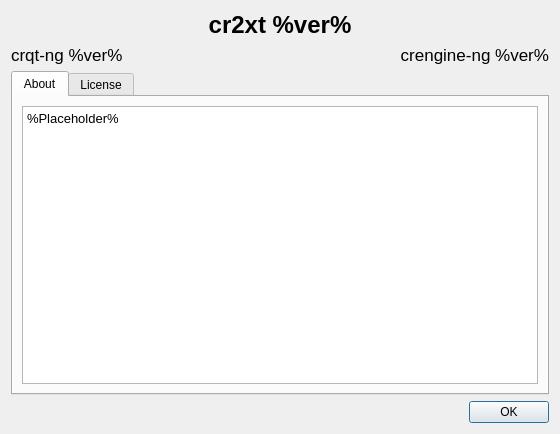
<?xml version="1.0" encoding="UTF-8"?>
<ui version="4.0">
 <class>AboutDialog</class>
 <widget class="QDialog" name="AboutDialog">
  <property name="geometry">
   <rect>
    <x>0</x>
    <y>0</y>
    <width>560</width>
    <height>434</height>
   </rect>
  </property>
  <property name="minimumSize">
   <size>
    <width>500</width>
    <height>350</height>
   </size>
  </property>
  <property name="windowTitle">
   <string>About crqt-ng</string>
  </property>
  <layout class="QVBoxLayout" name="verticalLayout_2">
   <item>
    <layout class="QVBoxLayout" name="verticalLayout">
     <item>
      <widget class="QLabel" name="lblCr2xtVersion">
       <property name="font">
        <font>
         <pointsize>18</pointsize>
         <bold>true</bold>
        </font>
       </property>
       <property name="text">
        <string notr="true">cr2xt %ver%</string>
       </property>
       <property name="alignment">
        <set>Qt::AlignCenter</set>
       </property>
      </widget>
     </item>
     <item>
      <layout class="QHBoxLayout" name="horizontalLayout_2">
       <item>
        <widget class="QLabel" name="lblVersion">
         <property name="font">
          <font>
           <pointsize>13</pointsize>
          </font>
         </property>
         <property name="text">
          <string notr="true">crqt-ng %ver%</string>
         </property>
        </widget>
       </item>
       <item>
        <widget class="QLabel" name="lblcrengineVersion">
         <property name="font">
          <font>
           <pointsize>13</pointsize>
          </font>
         </property>
         <property name="text">
          <string notr="true">crengine-ng %ver%</string>
         </property>
         <property name="alignment">
          <set>Qt::AlignRight|Qt::AlignTrailing|Qt::AlignVCenter</set>
         </property>
        </widget>
       </item>
      </layout>
     </item>
     <item>
      <widget class="QTabWidget" name="tabWidget">
       <property name="currentIndex">
        <number>0</number>
       </property>
       <widget class="QWidget" name="tabMain">
        <attribute name="title">
         <string>About</string>
        </attribute>
        <layout class="QHBoxLayout" name="horizontalLayout">
         <item>
          <widget class="QTextBrowser" name="textBrowser">
           <property name="html">
            <string notr="true">&lt;!DOCTYPE HTML PUBLIC &quot;-//W3C//DTD HTML 4.0//EN&quot; &quot;http://www.w3.org/TR/REC-html40/strict.dtd&quot;&gt;
&lt;html&gt;&lt;head&gt;&lt;meta name=&quot;qrichtext&quot; content=&quot;1&quot; /&gt;&lt;style type=&quot;text/css&quot;&gt;
p, li { white-space: pre-wrap; }
&lt;/style&gt;&lt;/head&gt;&lt;body style=&quot; font-family:'Noto Sans'; font-size:10pt; font-weight:400; font-style:normal;&quot;&gt;
&lt;p style=&quot; margin-top:0px; margin-bottom:0px; margin-left:0px; margin-right:0px; -qt-block-indent:0; text-indent:0px;&quot;&gt;%Placeholder%&lt;/p&gt;&lt;/body&gt;&lt;/html&gt;</string>
           </property>
           <property name="openExternalLinks">
            <bool>true</bool>
           </property>
          </widget>
         </item>
        </layout>
       </widget>
       <widget class="QWidget" name="tabLicense">
        <attribute name="title">
         <string>License</string>
        </attribute>
        <layout class="QVBoxLayout" name="verticalLayout_3">
         <item>
          <widget class="QPlainTextEdit" name="plainTextEdit">
           <property name="verticalScrollBarPolicy">
            <enum>Qt::ScrollBarAlwaysOn</enum>
           </property>
           <property name="horizontalScrollBarPolicy">
            <enum>Qt::ScrollBarAsNeeded</enum>
           </property>
           <property name="lineWrapMode">
            <enum>QPlainTextEdit::NoWrap</enum>
           </property>
           <property name="readOnly">
            <bool>true</bool>
           </property>
           <property name="plainText">
            <string notr="true">		    GNU GENERAL PUBLIC LICENSE
		       Version 2, June 1991

 Copyright (C) 1989, 1991 Free Software Foundation, Inc.
                       59 Temple Place, Suite 330, Boston, MA  02111-1307  USA
 Everyone is permitted to copy and distribute verbatim copies
 of this license document, but changing it is not allowed.

			    Preamble

  The licenses for most software are designed to take away your
freedom to share and change it.  By contrast, the GNU General Public
License is intended to guarantee your freedom to share and change free
software--to make sure the software is free for all its users.  This
General Public License applies to most of the Free Software
Foundation's software and to any other program whose authors commit to
using it.  (Some other Free Software Foundation software is covered by
the GNU Library General Public License instead.)  You can apply it to
your programs, too.

  When we speak of free software, we are referring to freedom, not
price.  Our General Public Licenses are designed to make sure that you
have the freedom to distribute copies of free software (and charge for
this service if you wish), that you receive source code or can get it
if you want it, that you can change the software or use pieces of it
in new free programs; and that you know you can do these things.

  To protect your rights, we need to make restrictions that forbid
anyone to deny you these rights or to ask you to surrender the rights.
These restrictions translate to certain responsibilities for you if you
distribute copies of the software, or if you modify it.

  For example, if you distribute copies of such a program, whether
gratis or for a fee, you must give the recipients all the rights that
you have.  You must make sure that they, too, receive or can get the
source code.  And you must show them these terms so they know their
rights.

  We protect your rights with two steps: (1) copyright the software, and
(2) offer you this license which gives you legal permission to copy,
distribute and/or modify the software.

  Also, for each author's protection and ours, we want to make certain
that everyone understands that there is no warranty for this free
software.  If the software is modified by someone else and passed on, we
want its recipients to know that what they have is not the original, so
that any problems introduced by others will not reflect on the original
authors' reputations.

  Finally, any free program is threatened constantly by software
patents.  We wish to avoid the danger that redistributors of a free
program will individually obtain patent licenses, in effect making the
program proprietary.  To prevent this, we have made it clear that any
patent must be licensed for everyone's free use or not licensed at all.

  The precise terms and conditions for copying, distribution and
modification follow.

		    GNU GENERAL PUBLIC LICENSE
   TERMS AND CONDITIONS FOR COPYING, DISTRIBUTION AND MODIFICATION

  0. This License applies to any program or other work which contains
a notice placed by the copyright holder saying it may be distributed
under the terms of this General Public License.  The &quot;Program&quot;, below,
refers to any such program or work, and a &quot;work based on the Program&quot;
means either the Program or any derivative work under copyright law:
that is to say, a work containing the Program or a portion of it,
either verbatim or with modifications and/or translated into another
language.  (Hereinafter, translation is included without limitation in
the term &quot;modification&quot;.)  Each licensee is addressed as &quot;you&quot;.

Activities other than copying, distribution and modification are not
covered by this License; they are outside its scope.  The act of
running the Program is not restricted, and the output from the Program
is covered only if its contents constitute a work based on the
Program (independent of having been made by running the Program).
Whether that is true depends on what the Program does.

  1. You may copy and distribute verbatim copies of the Program's
source code as you receive it, in any medium, provided that you
conspicuously and appropriately publish on each copy an appropriate
copyright notice and disclaimer of warranty; keep intact all the
notices that refer to this License and to the absence of any warranty;
and give any other recipients of the Program a copy of this License
along with the Program.

You may charge a fee for the physical act of transferring a copy, and
you may at your option offer warranty protection in exchange for a fee.

  2. You may modify your copy or copies of the Program or any portion
of it, thus forming a work based on the Program, and copy and
distribute such modifications or work under the terms of Section 1
above, provided that you also meet all of these conditions:

    a) You must cause the modified files to carry prominent notices
    stating that you changed the files and the date of any change.

    b) You must cause any work that you distribute or publish, that in
    whole or in part contains or is derived from the Program or any
    part thereof, to be licensed as a whole at no charge to all third
    parties under the terms of this License.

    c) If the modified program normally reads commands interactively
    when run, you must cause it, when started running for such
    interactive use in the most ordinary way, to print or display an
    announcement including an appropriate copyright notice and a
    notice that there is no warranty (or else, saying that you provide
    a warranty) and that users may redistribute the program under
    these conditions, and telling the user how to view a copy of this
    License.  (Exception: if the Program itself is interactive but
    does not normally print such an announcement, your work based on
    the Program is not required to print an announcement.)

These requirements apply to the modified work as a whole.  If
identifiable sections of that work are not derived from the Program,
and can be reasonably considered independent and separate works in
themselves, then this License, and its terms, do not apply to those
sections when you distribute them as separate works.  But when you
distribute the same sections as part of a whole which is a work based
on the Program, the distribution of the whole must be on the terms of
this License, whose permissions for other licensees extend to the
entire whole, and thus to each and every part regardless of who wrote it.

Thus, it is not the intent of this section to claim rights or contest
your rights to work written entirely by you; rather, the intent is to
exercise the right to control the distribution of derivative or
collective works based on the Program.

In addition, mere aggregation of another work not based on the Program
with the Program (or with a work based on the Program) on a volume of
a storage or distribution medium does not bring the other work under
the scope of this License.

  3. You may copy and distribute the Program (or a work based on it,
under Section 2) in object code or executable form under the terms of
Sections 1 and 2 above provided that you also do one of the following:

    a) Accompany it with the complete corresponding machine-readable
    source code, which must be distributed under the terms of Sections
    1 and 2 above on a medium customarily used for software interchange; or,

    b) Accompany it with a written offer, valid for at least three
    years, to give any third party, for a charge no more than your
    cost of physically performing source distribution, a complete
    machine-readable copy of the corresponding source code, to be
    distributed under the terms of Sections 1 and 2 above on a medium
    customarily used for software interchange; or,

    c) Accompany it with the information you received as to the offer
    to distribute corresponding source code.  (This alternative is
    allowed only for noncommercial distribution and only if you
    received the program in object code or executable form with such
    an offer, in accord with Subsection b above.)

The source code for a work means the preferred form of the work for
making modifications to it.  For an executable work, complete source
code means all the source code for all modules it contains, plus any
associated interface definition files, plus the scripts used to
control compilation and installation of the executable.  However, as a
special exception, the source code distributed need not include
anything that is normally distributed (in either source or binary
form) with the major components (compiler, kernel, and so on) of the
operating system on which the executable runs, unless that component
itself accompanies the executable.

If distribution of executable or object code is made by offering
access to copy from a designated place, then offering equivalent
access to copy the source code from the same place counts as
distribution of the source code, even though third parties are not
compelled to copy the source along with the object code.

  4. You may not copy, modify, sublicense, or distribute the Program
except as expressly provided under this License.  Any attempt
otherwise to copy, modify, sublicense or distribute the Program is
void, and will automatically terminate your rights under this License.
However, parties who have received copies, or rights, from you under
this License will not have their licenses terminated so long as such
parties remain in full compliance.

  5. You are not required to accept this License, since you have not
signed it.  However, nothing else grants you permission to modify or
distribute the Program or its derivative works.  These actions are
prohibited by law if you do not accept this License.  Therefore, by
modifying or distributing the Program (or any work based on the
Program), you indicate your acceptance of this License to do so, and
all its terms and conditions for copying, distributing or modifying
the Program or works based on it.

  6. Each time you redistribute the Program (or any work based on the
Program), the recipient automatically receives a license from the
original licensor to copy, distribute or modify the Program subject to
these terms and conditions.  You may not impose any further
restrictions on the recipients' exercise of the rights granted herein.
You are not responsible for enforcing compliance by third parties to
this License.

  7. If, as a consequence of a court judgment or allegation of patent
infringement or for any other reason (not limited to patent issues),
conditions are imposed on you (whether by court order, agreement or
otherwise) that contradict the conditions of this License, they do not
excuse you from the conditions of this License.  If you cannot
distribute so as to satisfy simultaneously your obligations under this
License and any other pertinent obligations, then as a consequence you
may not distribute the Program at all.  For example, if a patent
license would not permit royalty-free redistribution of the Program by
all those who receive copies directly or indirectly through you, then
the only way you could satisfy both it and this License would be to
refrain entirely from distribution of the Program.

If any portion of this section is held invalid or unenforceable under
any particular circumstance, the balance of the section is intended to
apply and the section as a whole is intended to apply in other
circumstances.

It is not the purpose of this section to induce you to infringe any
patents or other property right claims or to contest validity of any
such claims; this section has the sole purpose of protecting the
integrity of the free software distribution system, which is
implemented by public license practices.  Many people have made
generous contributions to the wide range of software distributed
through that system in reliance on consistent application of that
system; it is up to the author/donor to decide if he or she is willing
to distribute software through any other system and a licensee cannot
impose that choice.

This section is intended to make thoroughly clear what is believed to
be a consequence of the rest of this License.

  8. If the distribution and/or use of the Program is restricted in
certain countries either by patents or by copyrighted interfaces, the
original copyright holder who places the Program under this License
may add an explicit geographical distribution limitation excluding
those countries, so that distribution is permitted only in or among
countries not thus excluded.  In such case, this License incorporates
the limitation as if written in the body of this License.

  9. The Free Software Foundation may publish revised and/or new versions
of the General Public License from time to time.  Such new versions will
be similar in spirit to the present version, but may differ in detail to
address new problems or concerns.

Each version is given a distinguishing version number.  If the Program
specifies a version number of this License which applies to it and &quot;any
later version&quot;, you have the option of following the terms and conditions
either of that version or of any later version published by the Free
Software Foundation.  If the Program does not specify a version number of
this License, you may choose any version ever published by the Free Software
Foundation.

  10. If you wish to incorporate parts of the Program into other free
programs whose distribution conditions are different, write to the author
to ask for permission.  For software which is copyrighted by the Free
Software Foundation, write to the Free Software Foundation; we sometimes
make exceptions for this.  Our decision will be guided by the two goals
of preserving the free status of all derivatives of our free software and
of promoting the sharing and reuse of software generally.

			    NO WARRANTY

  11. BECAUSE THE PROGRAM IS LICENSED FREE OF CHARGE, THERE IS NO WARRANTY
FOR THE PROGRAM, TO THE EXTENT PERMITTED BY APPLICABLE LAW.  EXCEPT WHEN
OTHERWISE STATED IN WRITING THE COPYRIGHT HOLDERS AND/OR OTHER PARTIES
PROVIDE THE PROGRAM &quot;AS IS&quot; WITHOUT WARRANTY OF ANY KIND, EITHER EXPRESSED
OR IMPLIED, INCLUDING, BUT NOT LIMITED TO, THE IMPLIED WARRANTIES OF
MERCHANTABILITY AND FITNESS FOR A PARTICULAR PURPOSE.  THE ENTIRE RISK AS
TO THE QUALITY AND PERFORMANCE OF THE PROGRAM IS WITH YOU.  SHOULD THE
PROGRAM PROVE DEFECTIVE, YOU ASSUME THE COST OF ALL NECESSARY SERVICING,
REPAIR OR CORRECTION.

  12. IN NO EVENT UNLESS REQUIRED BY APPLICABLE LAW OR AGREED TO IN WRITING
WILL ANY COPYRIGHT HOLDER, OR ANY OTHER PARTY WHO MAY MODIFY AND/OR
REDISTRIBUTE THE PROGRAM AS PERMITTED ABOVE, BE LIABLE TO YOU FOR DAMAGES,
INCLUDING ANY GENERAL, SPECIAL, INCIDENTAL OR CONSEQUENTIAL DAMAGES ARISING
OUT OF THE USE OR INABILITY TO USE THE PROGRAM (INCLUDING BUT NOT LIMITED
TO LOSS OF DATA OR DATA BEING RENDERED INACCURATE OR LOSSES SUSTAINED BY
YOU OR THIRD PARTIES OR A FAILURE OF THE PROGRAM TO OPERATE WITH ANY OTHER
PROGRAMS), EVEN IF SUCH HOLDER OR OTHER PARTY HAS BEEN ADVISED OF THE
POSSIBILITY OF SUCH DAMAGES.

		     END OF TERMS AND CONDITIONS
</string>
           </property>
          </widget>
         </item>
        </layout>
       </widget>
      </widget>
     </item>
     <item>
      <layout class="QHBoxLayout" name="horizontalLayout_3"/>
     </item>
    </layout>
   </item>
   <item>
    <widget class="QDialogButtonBox" name="buttonBox">
     <property name="orientation">
      <enum>Qt::Horizontal</enum>
     </property>
     <property name="standardButtons">
      <set>QDialogButtonBox::Ok</set>
     </property>
    </widget>
   </item>
  </layout>
 </widget>
 <resources/>
 <connections>
  <connection>
   <sender>buttonBox</sender>
   <signal>accepted()</signal>
   <receiver>AboutDialog</receiver>
   <slot>accept()</slot>
   <hints>
    <hint type="sourcelabel">
     <x>248</x>
     <y>254</y>
    </hint>
    <hint type="destinationlabel">
     <x>157</x>
     <y>274</y>
    </hint>
   </hints>
  </connection>
  <connection>
   <sender>buttonBox</sender>
   <signal>rejected()</signal>
   <receiver>AboutDialog</receiver>
   <slot>reject()</slot>
   <hints>
    <hint type="sourcelabel">
     <x>316</x>
     <y>260</y>
    </hint>
    <hint type="destinationlabel">
     <x>286</x>
     <y>274</y>
    </hint>
   </hints>
  </connection>
 </connections>
</ui>
